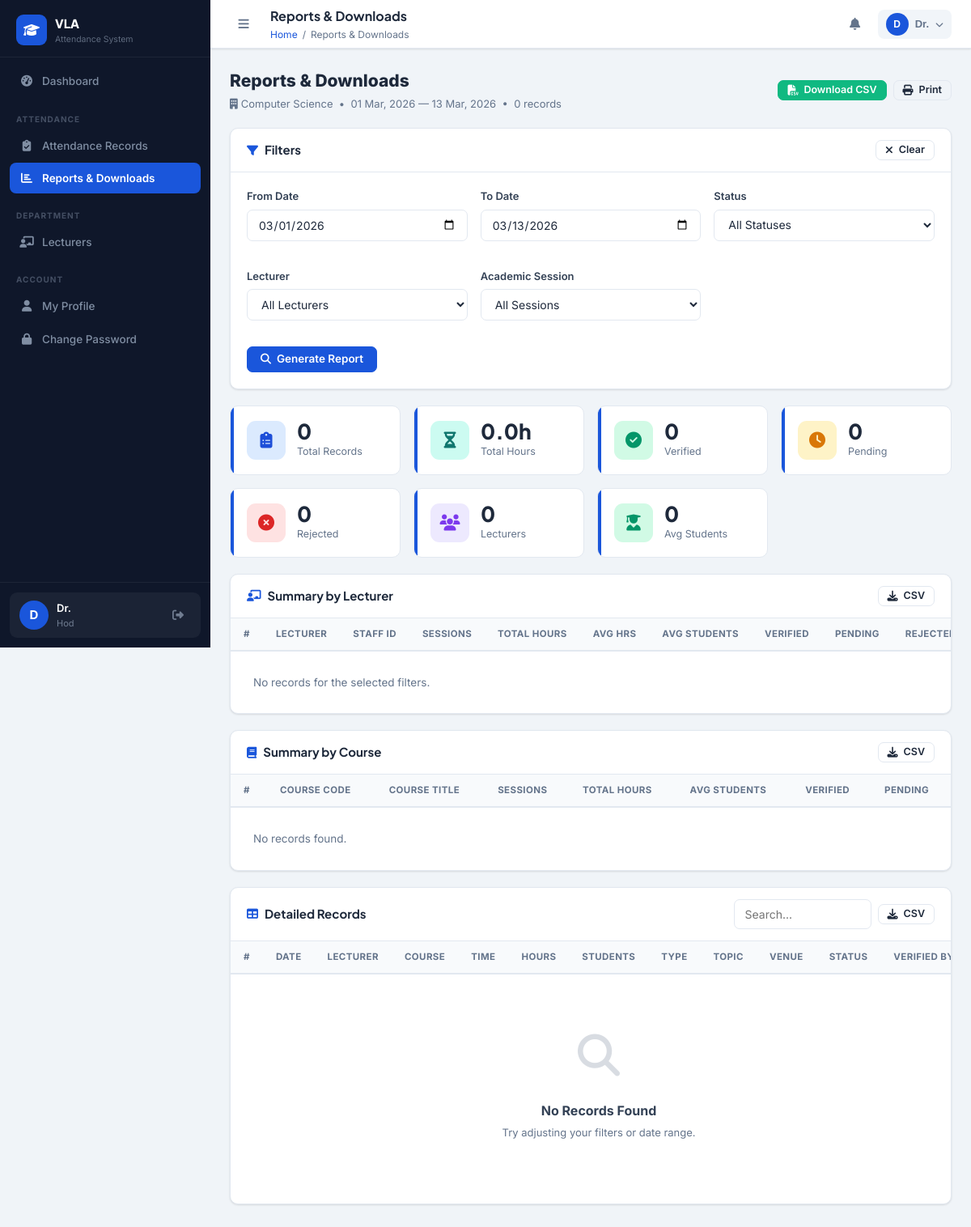
/hod/reports.php (signed in), run on the app's committed database.
### tables this page shows
CREATE TABLE IF NOT EXISTS users (
    id INT AUTO_INCREMENT PRIMARY KEY,
    full_name VARCHAR(150) NOT NULL,
    email VARCHAR(150) NOT NULL UNIQUE,
    phone VARCHAR(20),
    password VARCHAR(255) NOT NULL,
    role ENUM('admin','hod','lecturer') NOT NULL DEFAULT 'lecturer',
    department_id INT,
    staff_id VARCHAR(50) UNIQUE,
    gender ENUM('male','female','other'),
    qualification VARCHAR(200),
    specialization VARCHAR(200),
    profile_photo VARCHAR(255) DEFAULT 'default.png',
    status ENUM('active','inactive','suspended') DEFAULT 'active',
    last_login DATETIME,
    reset_token VARCHAR(100),
    reset_expires DATETIME,
    created_at TIMESTAMP DEFAULT CURRENT_TIMESTAMP,
    updated_at TIMESTAMP DEFAULT CURRENT_TIMESTAMP ON UPDATE CURRENT_TIMESTAMP,
    FOREIGN KEY (department_id) REFERENCES departments(id) ON DELETE SET NULL
);

CREATE TABLE IF NOT EXISTS departments (
    id INT AUTO_INCREMENT PRIMARY KEY,
    name VARCHAR(150) NOT NULL,
    code VARCHAR(20) NOT NULL UNIQUE,
    faculty VARCHAR(150),
    created_at TIMESTAMP DEFAULT CURRENT_TIMESTAMP
);

### hod/reports.php (the view, shortened to what the rows shown need)
<?php
require_once '../includes/functions.php';
$pageTitle = 'Reports & Downloads';
$user   = getCurrentUser();
$conn   = getDBConnection();
$deptId = (int)($user['department_id'] ?? 0);
$deptWhere = $deptId ? "AND c.department_id = $deptId" : '';
$s_from = clean($_GET['from']             ?? date('Y-m-01'));
$s_to   = clean($_GET['to']               ?? date('Y-m-d'));
$where = "WHERE 1=1 $deptWhere";
if ($s_from) $where .= " AND ar.attendance_date >= '$s_from'";
if ($s_to)   $where .= " AND ar.attendance_date <= '$s_to'";
$totals = $conn->query("
    SELECT COUNT(*)                               AS total,
           COALESCE(SUM(ar.duration_hours), 0)    AS total_hours,
           SUM(ar.status = 'verified')             AS verified,
           SUM(ar.status = 'pending')              AS pending,
           SUM(ar.status = 'rejected')             AS rejected,
           COALESCE(AVG(ar.students_present), 0)   AS avg_students,
           COUNT(DISTINCT ar.lecturer_id)           AS unique_lecturers
    FROM attendance_records ar
    JOIN courses c ON ar.course_id = c.id
    $where
")->fetch_assoc();
$deptName = $user['dept_name'] ?? 'Department';
include '../includes/header.php';
?>
<div style="display:flex;justify-content:space-between;align-items:center;margin-bottom:20px;flex-wrap:wrap;gap:12px">
    <div>
        <h2 style="font-size:21px;font-weight:800;margin:0 0 3px">Reports &amp; Downloads</h2>
        <p style="color:var(--text-muted);font-size:13px;margin:0">
            <i class="fas fa-building" style="margin-right:4px"></i><?= clean($deptName) ?>
            &nbsp;&bull;&nbsp; <?= formatDate($s_from) ?> &mdash; <?= formatDate($s_to) ?>
            &nbsp;&bull;&nbsp; <?= (int)$totals['total'] ?> record<?= $totals['total'] != 1 ? 's' : '' ?>
        </p>
    </div>
</div>
<div class="card" style="margin-bottom:20px">
    <div class="table-wrapper">
        <table class="data-table" id="lecTable">
            <thead>
                <tr>
                    <th>#</th><th>Lecturer</th><th>Staff ID</th><th>Sessions</th>
                    <th>Total Hours</th><th>Avg Hrs</th><th>Avg Students</th>
                    <th>Verified</th><th>Pending</th><th>Rejected</th>
                </tr>
            </thead>
        </table>
    </div>
</div>
<div class="card" style="margin-bottom:20px">
    <div class="table-wrapper">
        <table class="data-table" id="courseTable">
            <thead>
                <tr>
                    <th>#</th><th>Course Code</th><th>Course Title</th>
                    <th>Sessions</th><th>Total Hours</th><th>Avg Students</th>
                    <th>Verified</th><th>Pending</th>
                </tr>
            </thead>
        </table>
    </div>
</div>
<div class="card">
    <div class="table-wrapper">
        <table class="data-table" id="detailTable">
            <thead>
                <tr>
                    <th>#</th><th>Date</th><th>Lecturer</th><th>Course</th>
                    <th>Time</th><th>Hours</th><th>Students</th><th>Type</th><th>Topic</th>
                    <th>Venue</th><th>Status</th><th>Verified By</th>
                </tr>
            </thead>
        </table>
    </div>
</div>
<?php include '../includes/footer.php'; ?>

### includes/header.php (shortened to what the rows shown need)
<?php
$user = getCurrentUser();
?>
<!DOCTYPE html>
<html lang="en">
<head>
<link rel="stylesheet" href="https://cdnjs.cloudflare.com/ajax/libs/font-awesome/6.4.2/css/all.min.css">
<link rel="stylesheet" href="<?= BASE_URL ?>assets/css/style.css">
</head>
<body>
<aside class="sidebar" id="sidebar">
  <div class="sidebar-footer">
    <div class="user-card">
      <div class="user-avatar">
        <?= strtoupper(substr($user['full_name'] ?? 'U', 0, 1)) ?>
      </div>
      <div class="user-info">
        <span class="user-name"><?= clean(explode(' ', $user['full_name'] ?? 'User')[0]) ?></span>
        <span class="user-role"><?= ucfirst($_SESSION['role'] ?? '') ?></span>
      </div>
      <a href="<?= BASE_URL ?>logout.php" class="logout-btn" title="Logout"><i class="fas fa-sign-out-alt"></i></a>
    </div>
  </div>
</aside>
<div class="main-wrapper" id="mainWrapper">
  <header class="topbar">
    <div class="topbar-title">
      <h1 class="page-title"><?= isset($pageTitle) ? clean($pageTitle) : 'Dashboard' ?></h1>
    </div>
    <div class="topbar-actions">
      <div class="profile-wrapper">
        <button class="icon-btn profile-btn" id="profileBtn">
          <div class="profile-avatar"><?= strtoupper(substr($user['full_name'] ?? 'U', 0, 1)) ?></div>
          <span class="profile-name"><?= clean(explode(' ', $user['full_name'] ?? 'User')[0]) ?></span>
          <i class="fas fa-chevron-down"></i>
        </button>
      </div>
    </div>
  </header>
  <main class="content-area">

### data on the page
users: full_name "D", full_name "Dr.", department.name "Computer Science"

### other printed values
$item['label'] "Dashboard"
$item['divider'] "ATTENDANCE"
$item['label'] "Attendance Records"
$item['label'] "Reports & Downloads"
$item['divider'] "DEPARTMENT"
$item['label'] "Lecturers"
$item['divider'] "ACCOUNT"
$item['label'] "My Profile"
$item['label'] "Change Password"
$_SESSION['role'] "Hod"
$pageTitle "Reports & Downloads"
$crumb['label'] "Reports & Downloads"
formatDate($s_from) "01 Mar, 2026"
formatDate($s_to) "13 Mar, 2026"
$totals['total'] "0"
